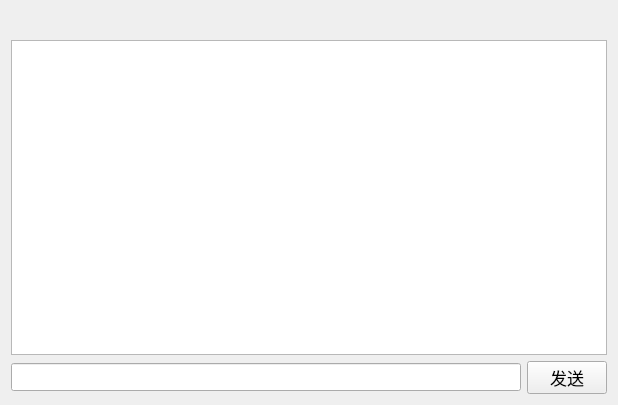
<?xml version="1.0" encoding="UTF-8"?>
<ui version="4.0">
 <class>OneChat</class>
 <widget class="QWidget" name="OneChat">
  <property name="geometry">
   <rect>
    <x>0</x>
    <y>0</y>
    <width>618</width>
    <height>405</height>
   </rect>
  </property>
  <property name="windowTitle">
   <string>Form</string>
  </property>
  <layout class="QGridLayout" name="gridLayout_2">
   <item row="0" column="0">
    <layout class="QGridLayout" name="gridLayout" columnstretch="2">
     <item row="0" column="0">
      <layout class="QVBoxLayout" name="verticalLayout">
       <item alignment="Qt::AlignHCenter">
        <widget class="QLabel" name="nameLabel">
         <property name="minimumSize">
          <size>
           <width>200</width>
           <height>0</height>
          </size>
         </property>
         <property name="font">
          <font>
           <pointsize>15</pointsize>
          </font>
         </property>
         <property name="text">
          <string/>
         </property>
        </widget>
       </item>
       <item>
        <widget class="QTextEdit" name="textEdit">
         <property name="minimumSize">
          <size>
           <width>300</width>
           <height>300</height>
          </size>
         </property>
        </widget>
       </item>
       <item>
        <layout class="QHBoxLayout" name="horizontalLayout">
         <item>
          <widget class="QLineEdit" name="SendLine">
           <property name="maximumSize">
            <size>
             <width>16777215</width>
             <height>16777215</height>
            </size>
           </property>
           <property name="font">
            <font>
             <pointsize>13</pointsize>
            </font>
           </property>
          </widget>
         </item>
         <item>
          <widget class="QPushButton" name="SendBtn">
           <property name="font">
            <font>
             <pointsize>13</pointsize>
            </font>
           </property>
           <property name="text">
            <string>发送</string>
           </property>
          </widget>
         </item>
        </layout>
       </item>
      </layout>
     </item>
    </layout>
   </item>
  </layout>
 </widget>
 <resources/>
 <connections/>
</ui>
